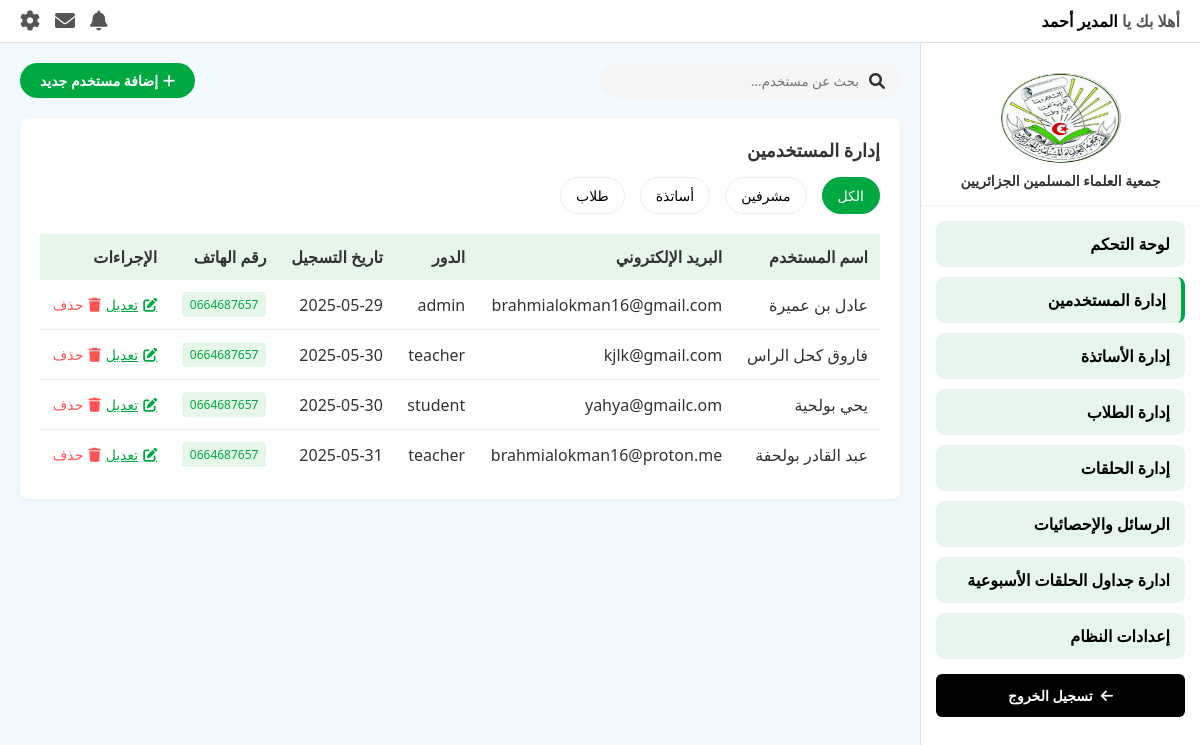
Page /admin/admin-users.php on the committed database.
### tables this page shows
CREATE TABLE `users` (
  `id` int(11) UNSIGNED NOT NULL,
  `email` varchar(128) NOT NULL,
  `first_name` varchar(128) NOT NULL,
  `last_name` varchar(128) NOT NULL,
  `password` varchar(255) NOT NULL,
  `gender` enum('male','female') NOT NULL,
  `phone` varchar(20) DEFAULT NULL,
  `date_of_birth` date DEFAULT NULL,
  `place_of_birth` varchar(128) DEFAULT NULL,
  `address` text DEFAULT NULL,
  `academic_level` varchar(255) DEFAULT NULL,
  `user_type` enum('student','teacher','admin','super_admin') NOT NULL,
  `created_at` timestamp NOT NULL DEFAULT current_timestamp(),
  `updated_at` timestamp NOT NULL DEFAULT current_timestamp() ON UPDATE current_timestamp()
);

### admin/admin-users.php (the view, shortened to what this page needs)
<?php
require_once __DIR__ . '/template/header.php';
if (!empty($_GET['user_type'])) {
    $userType = $_GET['user_type'];
    $query = $db->prepare("SELECT * FROM users WHERE user_type=?");
    $query->execute([$userType]);
} else {
    $query = $db->query("SELECT * FROM users");
    $query->execute();
}
$users = $query->fetchAll(PDO::FETCH_ASSOC);
?>
<link rel="stylesheet" href="CSS/admin-users.css">
<div class="content">
    <div class="search-bar">
        <div class="search-input">
            <i class="fas fa-search"></i>
            <input type="text" placeholder="بحث عن مستخدم...">
        </div>
        <button class="add-btn" id="addUserBtn">
            <i class="fas fa-plus"></i> إضافة مستخدم جديد
        </button>
    </div>
    <div class="admin-section">
        <div class="section-title">
            إدارة المستخدمين
        </div>
        <div class="filter-bar">
            <a class="filter-item <?= empty($_GET['user_type']) ? "active" : "" ?>" href="admin-users.php">الكل</a>
            <a class="filter-item <?= (isset($_GET['user_type']) && $_GET['user_type'] === 'admin') ? "active" : "" ?>" href="?user_type=admin">مشرفين</a>
            <a class="filter-item <?= (isset($_GET['user_type']) && $_GET['user_type'] === 'teacher') ? "active" : "" ?>" href="?user_type=teacher">أساتذة</a>
            <a class="filter-item <?= (isset($_GET['user_type']) && $_GET['user_type'] === 'student') ? "active" : "" ?>" href="?user_type=student">طلاب</a>
        </div>
        <table class="admin-table">
            <thead>
                <tr>
                    <th>اسم المستخدم</th>
                    <th>البريد الإلكتروني</th>
                    <th>الدور</th>
                    <th>تاريخ التسجيل</th>
                    <th>رقم الهاتف</th>
                    <th>الإجراءات</th>
                </tr>
            </thead>
            <tbody>
                <?php foreach ($users as $user) : ?>
                    <tr>
                        <td><?= $user['first_name'] . " " . $user['last_name'] ?></td>
                        <td><?= $user['email'] ?></td>
                        <td><?= $user['user_type'] ?></td>
                        <td><?= date("Y-m-d", strtotime($user['created_at'])) ?></td>
                        <td><span class="status status-active"><?= $user['phone'] ?></span></td>
                        <td>
                            <div class="action-buttons">
                                <a href="edit-user.php?id=<?= $user['id'] ?>" class="action-button edit-user">
                                    <i class="fas fa-edit"></i> تعديل
                                </a>
                                <form action="<?= htmlspecialchars($_SERVER['PHP_SELF']) ?>" method="POST" style="display: inline;">
                                    <button class="action-button delete" type="submit" onclick="return confirm('هل أنت متأكد من حذف هذا المستخدم؟')">
                                        <i class="fas fa-trash"></i> حذف
                                    </button>
                                </form>
                            </div>
                        </td>
                    </tr>
                <?php endforeach; ?>
            </tbody>
        </table>
    </div>
</div>
</div>
</body>
</html>

### admin/CSS/admin-users.css (style rules this page uses)
* { margin: 0; padding: 0; box-sizing: border-box; font-family: 'Segoe UI', Arial, sans-serif; }
body { background-color: #F2F9FF; color: #333; }
.content { flex: 1; padding: 20px; }
.search-bar { display: flex; justify-content: space-between; margin-bottom: 20px; }
.search-input { display: flex; align-items: center; background-color: #f5f5f5; border-radius: 20px; padding: 8px 15px; width: 300px; }
.search-input input { border: none; background: transparent; width: 100%; padding-right: 10px; outline: none; }
.add-btn { background-color: #00A841; color: white; border: none; padding: 8px 20px; border-radius: 20px; cursor: pointer; font-size: 14px; font-weight: 600; display: flex; align-items: center; gap: 5px; }
.admin-section { background-color: white; border-radius: 8px; padding: 20px; box-shadow: 0 2px 4px rgba(0,0,0,0.05); margin-bottom: 20px; }
.section-title { font-size: 18px; font-weight: bold; margin-bottom: 15px; display: flex; justify-content: space-between; align-items: center; }
.filter-bar { display: flex; gap: 15px; margin-bottom: 20px; flex-wrap: wrap; }
.filter-item { background-color: white; border: 1px solid #eee; padding: 8px 15px; border-radius: 20px; font-size: 14px; cursor: pointer; text-decoration: none; color: black; }
.filter-item.active { background-color: #00A841; color: white; border-color: #00A841; }
.admin-table { width: 100%; border-collapse: collapse; }
.admin-table th { background-color: #E6F7E9; padding: 12px; text-align: right; font-weight: bold; }
.admin-table td { padding: 12px; border-bottom: 1px solid #eee; }
.admin-table tr:last-child td { border-bottom: none; }
.status { padding: 4px 8px; border-radius: 4px; font-size: 12px; display: inline-block; }
.status-active { background-color: #E6F7E9; color: #00A841; }
.action-buttons { display: flex; gap: 5px; }
.action-button { background-color: transparent; border: none; color: #00A841; cursor: pointer; font-size: 14px; display: flex; align-items: center; gap: 5px; }
.action-button.delete { color: #ff5252; }

### admin/template/header.php (style rules this page uses)
* { margin: 0; padding: 0; box-sizing: border-box; font-family: 'Segoe UI', Arial, sans-serif; }
body { background-color: #F2F9FF; color: #333; }

### rows in the picture
users: first_name "عادل", last_name "بن عميرة", email "brahmialokman16@gmail.com", user_type "admin", created_at "2025-05-29", phone "0664687657"
users: first_name "فاروق", last_name "كحل الراس", email "kjlk@gmail.com", user_type "teacher", created_at "2025-05-30", phone "0664687657"
users: first_name "يحي", last_name "بولحية", email "yahya@gmailc.om", user_type "student", created_at "2025-05-30", phone "0664687657"
users: first_name "عبد القادر", last_name "بولحفة", email "brahmialokman16@proton.me", user_type "teacher", created_at "2025-05-31", phone "0664687657"
